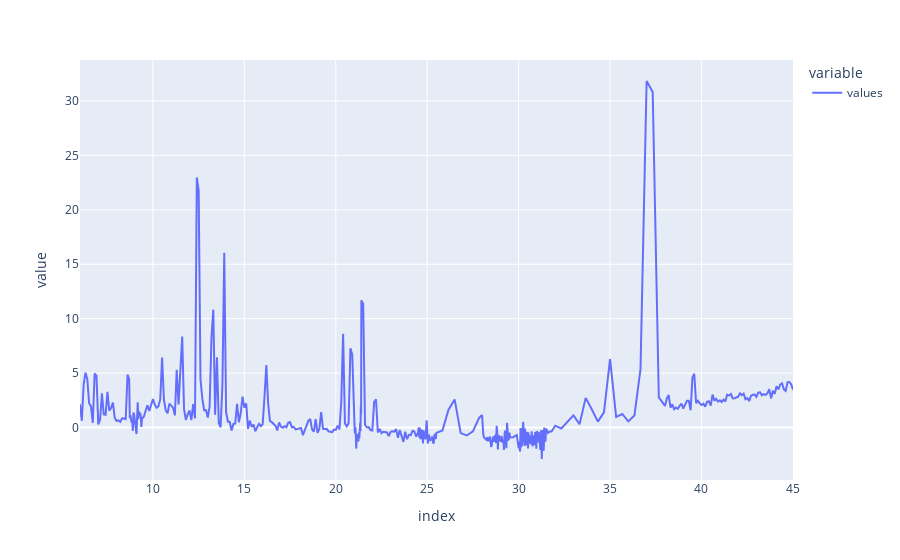

Notebook code cell kept with this figure:
### Markdown cell above
## Intervalles de mesures constant
La machine faisant les mesures n'a pas une période d'échantillonage constante, cela est problématique pour l'exploitation des données car chaque courbes aura des points d'échantillonage différents. <br>
Plus la période d'échantionnage sera grande plus la quantité de points à analyser dans la partie IA sera faible, il faut donc trouver un équilibre pour garder un nombre de points suffissants pour que la courbe soit exploitable, tout en limitant leur nombre afin que la solution d'IA soit en mesure d'appendre éfficacement sur la base de donnée. <br> 
On utilise donc la fonction `resample` de `pandas` qui permet de donner un échantilonnage constant Associé à `max` qui permet de conserver le maximum des points qui se trouveront entre deux points d'échantilonnage, dans le but de conserver la taille des différents pics.<br>
Ensuite `interpolate` permet de faire une interpolation polynomiale permettant de completer les points qui n'ont pas encore de valeur.

Dans un chromatogramme, tous les points n'ont pas besoin de la même précision. Il faudra être aussi précis que possible sur les intervalles : [9, 10], [25, 26.5], [29, 30]. Au contraire la zone [32, 38] contiendra peu de pics donc necessite moins de précision.

Avant de faire ceci il faut commencer par convertir le temps qui est un valeur en minutes dans un format compréhensible par `pandas`.

### Code cell
newdf = tools.readCSV(PATH)
newdf = tools.adaptCurve(newdf, tools.SPIKES)
print('nouveau nombre de valeur : ', len(newdf), '  ancien nombre de valeur : ', len(df))
newdf.plot()

### Figure 1 — Plotly figure (JSON) as saved in the notebook; plotly's stock layout.template omitted (floating-point values rounded to 4 significant figures; data arrays with more than 128 entries replaced by an {"elided": "..."} marker saying what was removed)
{"data": [{"hovertemplate": "variable=values<br>index=%{x}<br>value=%{y}<extra></extra>", "legendgroup": "values", "line": {"color": "#636efa", "dash": "solid"}, "mode": "lines", "name": "values", "orientation": "v", "showlegend": true, "type": "scatter", "x": {"elided": "493 float values"}, "xaxis": "x", "y": {"elided": "493 float values"}, "yaxis": "y"}], "layout": {"legend": {"title": {"text": "variable"}, "tracegroupgap": 0}, "margin": {"t": 60}, "xaxis": {"anchor": "y", "domain": [0, 1], "title": {"text": "index"}}, "yaxis": {"anchor": "x", "domain": [0, 1], "title": {"text": "value"}}}}
